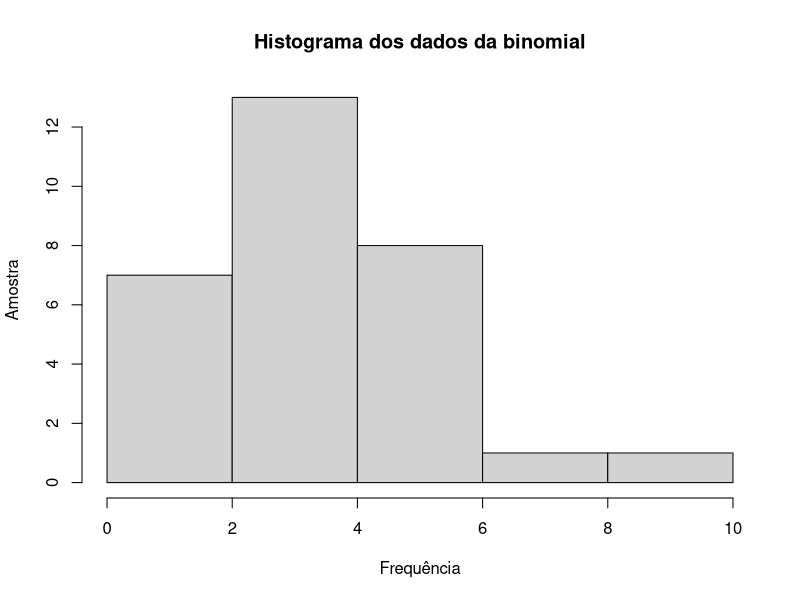
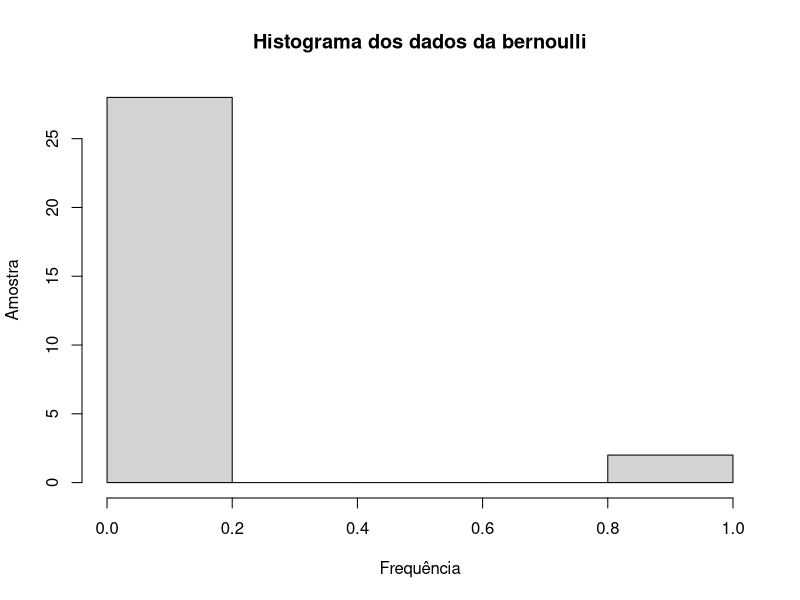
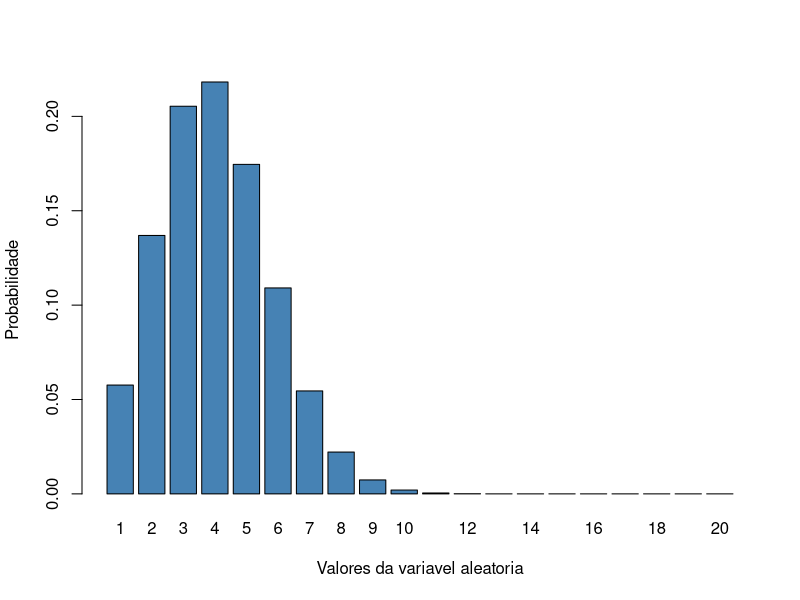
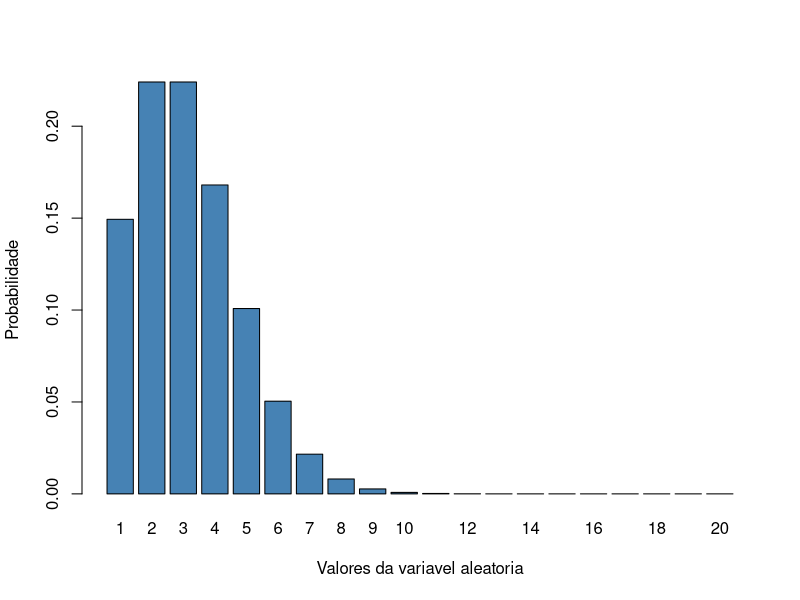
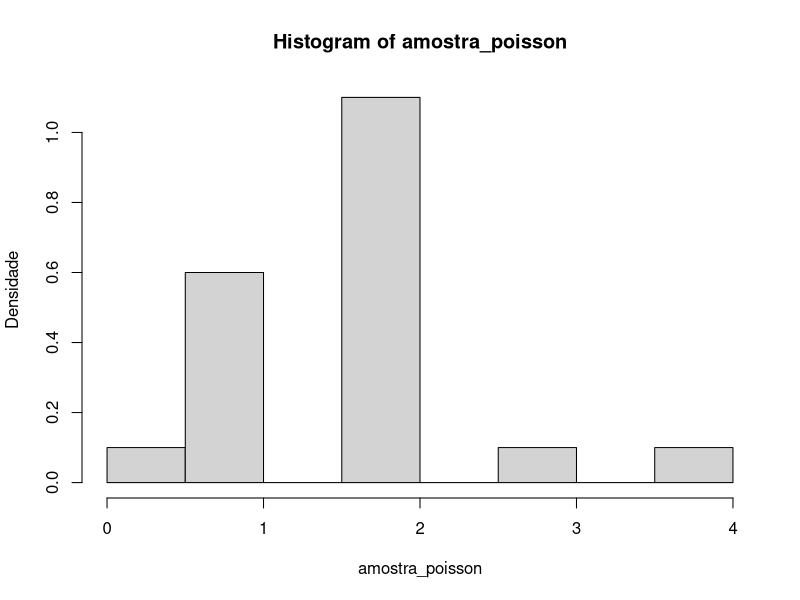
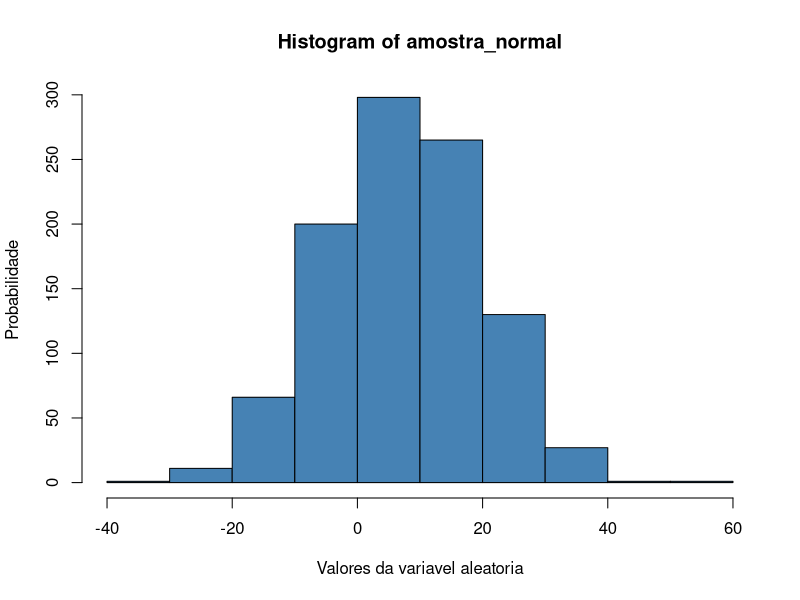

These charts were generated, in order, by the following R code:
## ---------------
## Curso de Introducao ao R
## 
## ---------------

## ---
## Distribuicao Binomial
## ---

## bora gerar dados

## n: tamanho amostral a ser gerado
## size: numero de tentativas
## prob: probabilidade de sucesso

## Suponha que um aluno esteja fazendo uma prova de 20 questoes independentes entre si
## e a probabilidade do estudante acertar cada questão é de 0.2 (A,B,C,D,E). Gere dados
## para toda a turma.

dados = rbinom(n = 30, size = 20, prob = 0.2)
dados

hist(dados,
     main = "Histograma dos dados da binomial",
     xlab = "Frequência", 
     ylab = "Amostra")

## media

teoria_media = 20*0.2
teoria_media

mean(dados)

# variancia 

teoria_var =  20*0.6*(1-0.6)
teoria_var

var(dados)


## caso de uma bernouli
## somente sucesso e fracasso
## apenas uuma questao, em que eu estaria sujeito a responder 30 vezes

dados.bernouli = rbinom(n = 30, size = 1, prob = 0.2)
dados.bernouli

hist(dados.bernouli,
     main = "Histograma dos dados da bernoulli",
     xlab = "Frequência", 
     ylab = "Amostra")

## calulo para um exemplo aplicado

## Uma moeda honesta e lançada 100 vezes. Qual a probabilidade de cair duas caras?
## Como a moeda e honesta, a probabilidade de cair cara em cada ensaio é igual a 0,5 ou 50%.
## Qual a probabilidade de, dentre as tentativas, essa moeda ser honesta (metade cara e
## metade coroa):

tentativas = 100
probabilidade = 0.5

pbinom(q = tentativas/2, size = tentativas, prob = probabilidade)


## Agora vamos descobrir a probabilidade exclusiva de cada ponto?

## voltando para o exemplo da prova aplicada na turma

## entre 10 tentativas, eu quero estudar o sucesso em ter 1, 2, 3, até 10 coroas.

tamanho = 20
tipos_sucesso = 1:tamanho

prob_tipos_sucesso = dbinom(x = tipos_sucesso, size = tamanho, prob = 0.2)

cbind(tipos_sucesso, prob_tipos_sucesso)

barplot(height = prob_tipos_sucesso,
        names = tipos_sucesso,
        xlab = "Valores da variavel aleatoria",
        ylab = "Probabilidade",
        col = "steelblue")

## ---
## Poisson
## ---

## Suponha que um determinado em uma fábrica de laticinios,
## na etapa de embalagens podem ocorrer falhas, de acordo com
## uma variável aleatória X que segue uma distribuição de Poisson
## de parâmetro λ = 3.

parametro = 3

## Estamos interessados na probabilidade de 5 caixas de
## leite apresentarem alguma deformação.

dpois(x = 5, lambda = 5)

## Bora generalizar para de 0 (zero) ate 20?

variavel_aleatoria = 1:20
probabilidade_poisson = dpois(x = variavel_aleatoria, lambda = parametro)

cbind(variavel_aleatoria, probabilidade_poisson)

barplot(height = probabilidade_poisson,
        names = variavel_aleatoria,
        xlab = "Valores da variavel aleatoria",
        ylab = "Probabilidade",
        col = "steelblue")


## Como estudar a probabilidade de pelo menos 
## observar acima de 5 falhas na producao de emabalagens

ate_3_falhas = ppois(3, lambda = 3)

1 - ate_3_falhas


## geracao de dados

## Em um determinado hospital neonatal observa-se que a ocorrencia 
## de abortos espotaneos ocorre, em media, 2 vezes a cada mes

## gere 24 valores para representar a ocorrencia desse problema
## em dois anos, isto e, 24 messes.

amostra_poisson = rpois(n = 20, lambda = 2)

## vamos ver se a media, bate com a formulacao

mean(amostra_poisson)

## e a variancia

var(amostra_poisson)

## vamos observar como se comporta essas probabilidades

hist(amostra_poisson, freq = F,
     ylab = "Densidade")

## ---
## Distribuicao normal
## ---

# Um exemplo bem aplicado da distribuição normal na economia é o modelo
# CAPM (Capital Asset Pricing Model), amplamente utilizado para estimar 
# o retorno esperado de um ativo financeiro.

# Suponha que você esteja analisando uma ação específica e queira estimar 
# seu retorno esperado e risco. Você coleta dados históricos dos retornos 
# dessa ação e verifica que eles seguem aproximadamente uma distribuição
# normal, com uma média de 8% e um desvio padrão de 12%.

amostra_normal = rnorm(n = 1000, mean = 8, sd = 12)

hist(amostra_normal,
     xlab = "Valores da variavel aleatoria",
     ylab = "Probabilidade",
     col = "steelblue")

mean(amostra_normal)
sd(amostra_normal)

## Qual a probabilidade do retorno do ativo financeiro seja menor que a média (8)

pnorm(q = 8, mean = 8, sd = 12)

## e acima da media?

1 - pnorm(q = 8, mean = 8, sd = 12)

## qual a probabilidade de estar entre 5 e 10?

pnorm(q = 10, mean = 8, sd = 12) - pnorm(q = 5, mean = 8, sd = 12) 

## Qual a probabilidade de ser acima de 10?

1 - pnorm(q = 10, mean = 8, sd = 12)























